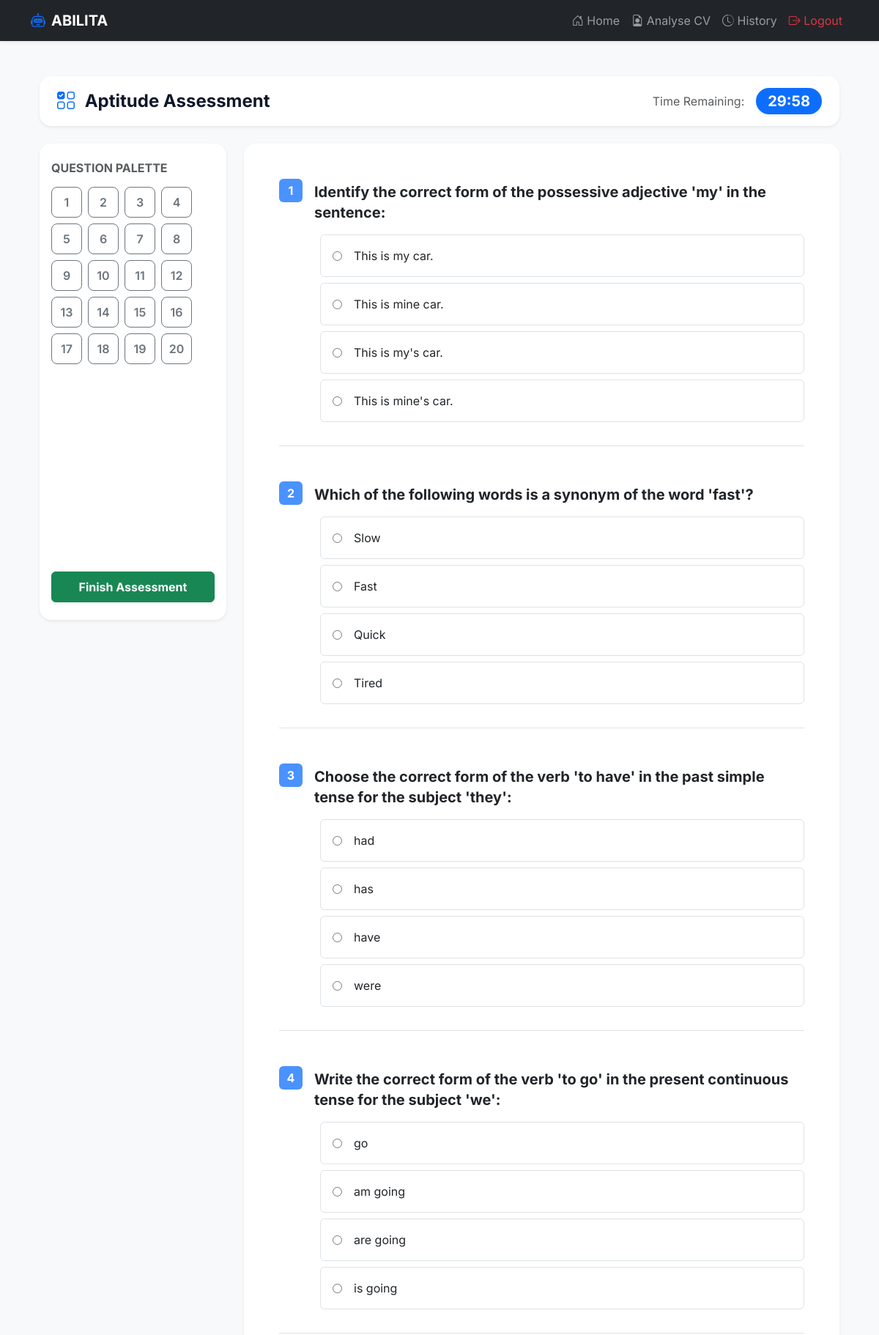
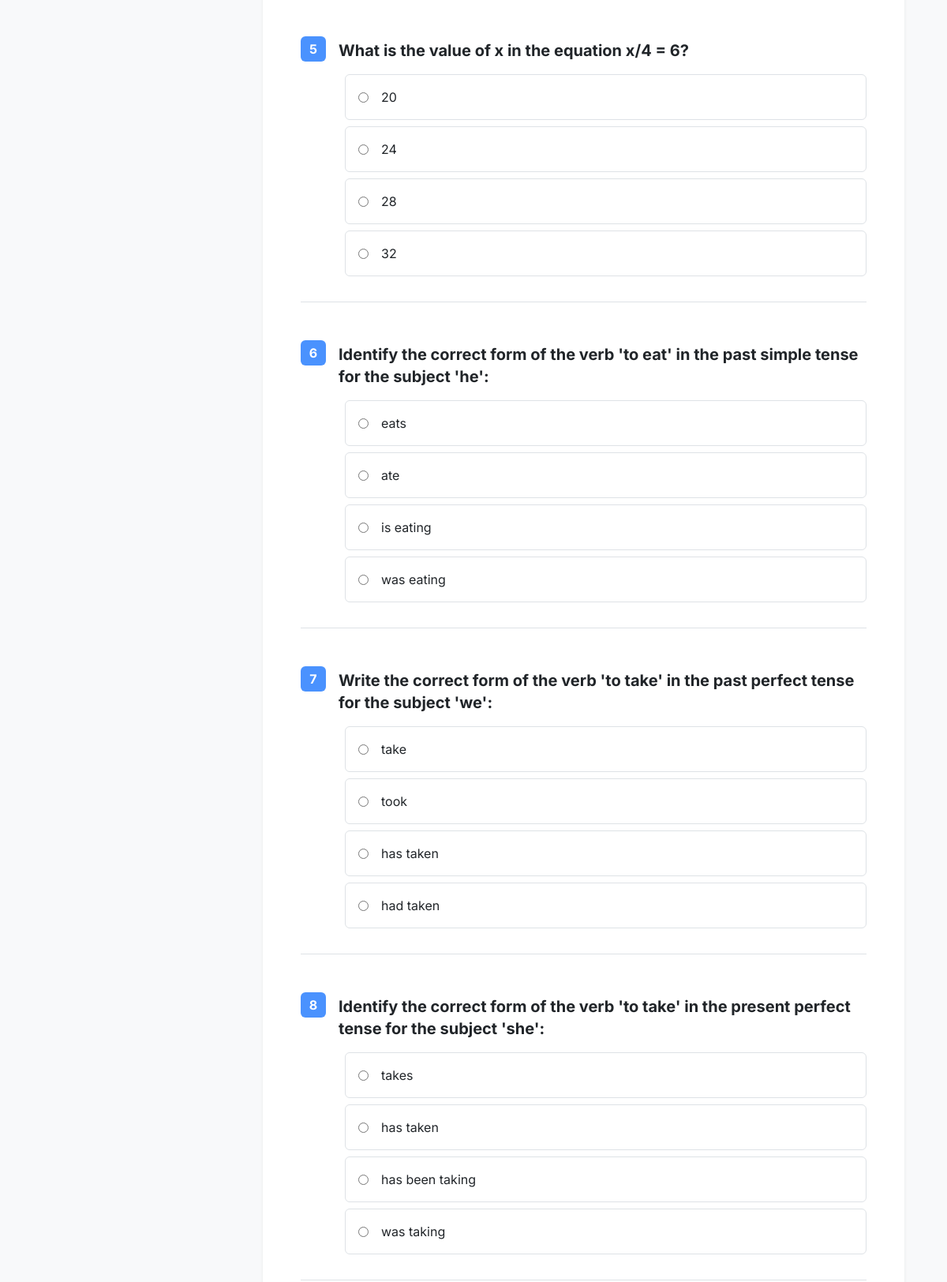
The app's page /users/aptitude/ (signed in, upper part) with its own data (2 pictures, top to bottom).
### admin_panel/models.py (models this page shows, shortened)
class AptitudeQuestion(models.Model):
    domain = models.CharField(max_length=100)
    question = models.TextField()
    option1 = models.CharField(max_length=255)
    option2 = models.CharField(max_length=255)
    option3 = models.CharField(max_length=255)
    option4 = models.CharField(max_length=255)
    correct_answer = models.CharField(max_length=255)

### users/views.py (the view, shortened to what this page needs)
# urls.py: path('aptitude/', views.start_aptitude, name='start_aptitude'),
@role_required('user')
def start_aptitude(request):
    test_id = request.session.get('current_test_id')
    if not test_id:
        return redirect('user_dashboard')
    tr = TestResult.objects.get(id=test_id)
    questions = AptitudeQuestion.objects.filter(domain=tr.domain).order_by('?')[:20]
    if 'aptitude_start_time' not in request.session:
        request.session['aptitude_start_time'] = time.time()
    elapsed = time.time() - request.session['aptitude_start_time']
    remaining_time = int(max(0, (30 * 60) - elapsed))
    return render(request, 'users/aptitude_test.html', {'questions': questions, 'remaining_time': remaining_time})

### templates/users/aptitude_test.html (shortened to what this page needs)
{% extends 'base.html' %}
{% block content %}
<div class="container-fluid assessment-layout fade-in">
    <div class="timer-header bg-white shadow-sm d-flex justify-content-between align-items-center px-4 py-3 rounded-4 mb-4">
        <h4 class="mb-0 fw-bold"><i class="bi bi-ui-checks-grid text-primary me-2"></i> Aptitude Assessment</h4>
        <div class="d-flex align-items-center">
            <span class="text-muted me-3">Time Remaining:</span>
            <div id="countdownTimer" class="badge bg-primary fs-5 px-3 py-2 rounded-pill shadow-sm">
            </div>
        </div>
    </div>
    <form method="post" id="aptitudeForm">
        <div class="row">
            <div class="col-lg-3 mb-4">
                <div class="card premium-card border-0 shadow-sm sticky-sidebar">
                    <div class="card-header bg-transparent border-0 pt-4 pb-0">
                        <h6 class="fw-bold text-muted text-uppercase mb-0">Question Palette</h6>
                    </div>
                    <div class="card-body">
                        <div class="d-flex flex-wrap gap-2">
                            {% for q in questions %}
                                <a href="#qbox_{{ q.id }}" class="btn btn-outline-secondary palette-btn">{{ forloop.counter }}</a>
                            {% endfor %}
                        </div>
                    </div>
                    <div class="card-footer bg-transparent border-0 pb-4">
                        <button type="submit" class="btn btn-success w-100 fw-bold py-2 shadow-sm" id="btnSubmitTest">Finish Assessment</button>
                    </div>
                </div>
            </div>
            <div class="col-lg-9">
                <div class="card premium-card border-0 shadow-sm pb-5 mb-5">
                    <div class="card-body p-sm-5">
                        {% for q in questions %}
                        <div class="question-box mb-5 pb-4 border-bottom" id="qbox_{{ q.id }}">
                            <div class="d-flex mb-3">
                                <div class="q-number bg-primary text-white bg-opacity-75 rounded flex-center me-3" style="width: 32px; height: 32px; font-weight: bold; flex-shrink: 0;">
                                    {{ forloop.counter }}
                                </div>
                                <h5 class="fw-bold mb-0 mt-1" style="line-height: 1.4;">{{ q.question }}</h5>
                            </div>
                            <div class="options-container ms-sm-5 ms-2 ps-sm-2">
                                <label class="option-card d-flex align-items-center p-3 mb-2 rounded border custom-control custom-radio font-weight-normal cursor-pointer">
                                    <input type="radio" name="q_{{ q.id }}" value="{{ q.option1 }}" class="me-3" required>
                                    {{ q.option1 }}
                                </label>
                                <label class="option-card d-flex align-items-center p-3 mb-2 rounded border custom-control custom-radio font-weight-normal cursor-pointer">
                                    <input type="radio" name="q_{{ q.id }}" value="{{ q.option2 }}" class="me-3">
                                    {{ q.option2 }}
                                </label>
                                <label class="option-card d-flex align-items-center p-3 mb-2 rounded border custom-control custom-radio font-weight-normal cursor-pointer">
                                    <input type="radio" name="q_{{ q.id }}" value="{{ q.option3 }}" class="me-3">
                                    {{ q.option3 }}
                                </label>
                                <label class="option-card d-flex align-items-center p-3 mb-2 rounded border custom-control custom-radio font-weight-normal cursor-pointer">
                                    <input type="radio" name="q_{{ q.id }}" value="{{ q.option4 }}" class="me-3">
                                    {{ q.option4 }}
                                </label>
                            </div>
                        </div>
                        {% endfor %}
                    </div>
                </div>
            </div>
        </div>
    </form>
</div>
{% endblock %}

### static/css/style.css (style rules this page uses)
:root { --primary-color: #4f46e5; --primary-hover: #4338ca; --secondary-bg: #f8fafc; --dark-text: #0f172a; --light-text: #64748b; --border-color: #e2e8f0; }
body { font-family: 'Inter', sans-serif; background-color: var(--secondary-bg); color: var(--dark-text); -webkit-font-smoothing: antialiased; }
.premium-card { border-radius: 1rem; border: 1px solid var(--border-color); background: white; transition: transform 0.2s ease, box-shadow 0.2s ease; }
.flex-center { display: flex; justify-content: center; align-items: center; }
.fade-in { animation: fadeIn 0.4s ease-out forwards; }
.sticky-sidebar { position: sticky; top: 100px; height: calc(100vh - 150px); overflow-y: auto; }
.palette-btn { width: 42px; height: 42px; display: flex; justify-content: center; align-items: center; border-radius: 8px; font-weight: 600; }
.cursor-pointer { cursor: pointer; }

### records on screen
AptitudeQuestion: question "Identify the correct form of the possessive adjective 'my' in the sentence:", option1 "This is my car.", option2 "This is mine car.", option3 "This is my's car.", option4 "This is mine's car."
AptitudeQuestion: question "Which of the following words is a synonym of the word 'fast'?", option1 "Slow", option2 "Fast", option3 "Quick", option4 "Tired"
AptitudeQuestion: question "Choose the correct form of the verb 'to have' in the past simple tense for the subject 'they':", option1 "had", option2 "has", option3 "have", option4 "were"
AptitudeQuestion: question "Write the correct form of the verb 'to go' in the present continuous tense for the subject 'we':", option1 "go", option2 "am going", option3 "are going", option4 "is going"
AptitudeQuestion: question "What is the value of x in the equation x/4 = 6?", option1 "20", option2 "24", option3 "28", option4 "32"
AptitudeQuestion: question "Identify the correct form of the verb 'to eat' in the past simple tense for the subject 'he':", option1 "eats", option2 "ate", option3 "is eating", option4 "was eating"
AptitudeQuestion: question "Write the correct form of the verb 'to take' in the past perfect tense for the subject 'we':", option1 "take", option2 "took", option3 "has taken", option4 "had taken"
AptitudeQuestion: question "Identify the correct form of the verb 'to take' in the present perfect tense for the subject 'she':", option1 "takes", option2 "has taken", option3 "has been taking", option4 "was taking"
